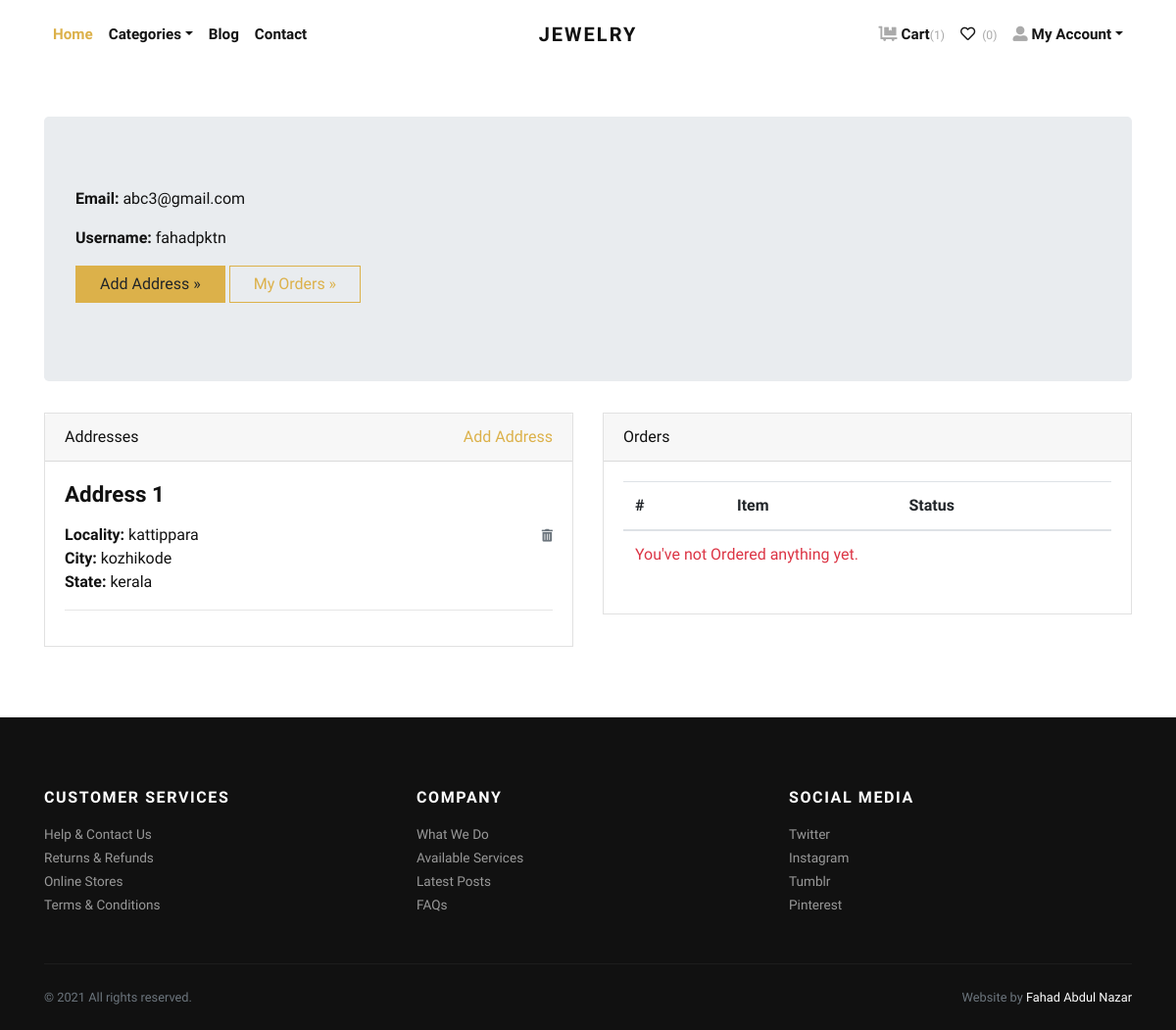
The page /accounts/profile/ (signed in) on the database its author committed.
### store/models.py (models this page shows, shortened)
class Address(models.Model):
    user = models.ForeignKey(User, verbose_name="User", on_delete=models.CASCADE)
    locality = models.CharField(max_length=150, verbose_name="Nearest Location")
    city = models.CharField(max_length=150, verbose_name="City")
    state = models.CharField(max_length=150, verbose_name="State")

### store/views.py (the view)
# urls.py: path('accounts/profile/', views.profile, name="profile"),
@login_required
def profile(request):
    addresses = Address.objects.filter(user=request.user)
    orders = Order.objects.filter(user=request.user)
    return render(request, 'account/profile.html', {'addresses':addresses, 'orders':orders})

### store/context_preprocessors.py (called while the page is built)
def store_menu(request):
    categories = Category.objects.filter(is_active=True)
    context = {
        'categories_menu': categories,
    }
    return context

def cart_menu(request):
    if request.user.is_authenticated:
        cart_items= Cart.objects.filter(user=request.user)
        context = {
            'cart_items': cart_items,
        }
    else:
        context = {}
    return context

### templates/account/profile.html (shortened to what this page needs)
{% extends 'base.html' %}
{% load static %}
    {% block content %}
      <div class="container py-5">
        <div class="jumbotron">
          <p><strong>Email:</strong> {{request.user.email}}</p>
          <p><strong>Username:</strong> {{request.user.username}}</p>
          <p><a class="btn btn-primary btn-large" href="{% url 'store:add-address' %}">Add Address »</a> <a class="btn btn-outline-primary btn-large" href="#">My Orders »</a></p>
        </div>
        <div class="row">
          <div class="col-lg-6">
            <div class="card mb-4" id="headings">
              <div class="card-header">Addresses <span class="float-right"><a href="{% url 'store:add-address' %}">Add Address</a></span></div>
              <div class="card-body">
                {% if addresses %}
                    {% for address in addresses %}
                        <h4 class="mb-3">Address {{forloop.counter}}</h4>
                        <span class="float-right"><a href="{% url 'store:remove-address' address.id %}"><i class="fas fa-trash-alt small text-muted"></i></a></span>
                        <p>
                            <strong>Locality: </strong>{{address.locality}} <br>
                            <strong>City: </strong>{{address.city}} <br>
                            <strong>State: </strong>{{address.state}} <br>
                        </p>
                        <hr>
                    {% endfor %}
                {% else %}
                <div class="text-danger">
                  Address not Added.
                </div>
                {% endif %}
              </div>
            </div>
          </div>
          <div class="col-lg-6">
            <div class="card mb-4" id="tables">
              <div class="card-header">Orders</div>
              <div class="card-body">
                <table class="table table-hover">
                  <thead>
                    <tr>
                      <th>#</th>
                      <th>Item</th>
                      <th>Status</th>
                    </tr>
                  </thead>
                  <tbody>
                    {% if orders %}
                      {% for order in orders %}
                        <tr>
                          <td>{{forloop.counter}}</td>
                          <td>{{order.product.title}}</td>
                          <td>
                            {{order.status}}
                          </td>
                        </tr>
                      {% endfor %}
                    {% else %}
                    <tr>
                      <td class="text-danger" colspan="3">You've not Ordered anything yet.</td>
                    </tr>
                    {% endif %}
                  </tbody>
                </table>
              </div>
            </div>
          </div>
        </div>
      </div>
{% endblock content %}

### jewelryshop/static/css/style.default.css (style rules this page uses)
strong { font-weight: 700; }
.btn { font-weight: 400; border: 1px solid transparent; font-family: inherit; padding: 0.375rem 1.5rem; font-size: 1rem; line-height: 1.5; border-radius: 0; transition: color 0.15s ease-in-out, background-color 0.15s ease-in-out, border-color 0.15s ease-in-out, box-shadow 0.15s ease-in-out; }
.btn-primary { color: #212529; background-color: #dcb14a; border-color: #dcb14a; }
.btn-outline-primary { color: #dcb14a; background-color: transparent; background-image: none; border-color: #dcb14a; }
body { font-family: "Libre Franklin", sans-serif; font-size: 1rem; font-weight: 400; line-height: 1.5; color: #111111; background-color: #fff; }
a { color: #dcb14a; text-decoration: none; }
h1, h2, h3, h4, h5, h6, .h1, .h2, .h3, .h4, .h5, .h6 { margin-bottom: 0.5rem; font-family: inherit; font-weight: 900; line-height: 1.2; color: inherit; }
h4, .h4 { font-size: 1.4rem; }
hr { border-top: 1px solid rgba(17, 17, 17, 0.1); }
small, .small { font-size: 80%; font-weight: 400; }
.text-danger { color: #dc3545 !important; }
.card { background-color: #fff; border: 1px solid rgba(17, 17, 17, 0.125); border-radius: 0; }
.card-body { padding: 1.25rem; }
.card-header { padding: 0.75rem 1.25rem; background-color: rgba(17, 17, 17, 0.03); border-bottom: 1px solid rgba(17, 17, 17, 0.125); }
.card-header:first-child { border-radius: calc(0 - 1px) calc(0 - 1px) 0 0; }

### rows shown on the page
Address: locality "kattippara", city "kozhikode", state "kerala"

### other values the page prints
{{ cart_items.count }} "1"
{{ request.user.email }} "abc3@gmail.com"
{{ request.user.username }} "fahadpktn"
